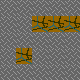

A level layout from a 2D game, rendered from its tile map. Below: a short description, then the map file with its tile-grid data intact:
An orthogonal 5x5 tile map with 16x16 px tiles, 1 tile layer (Tile Layer 1), 2 tilesets and 3 objects.

<map version="1.10" tiledversion="1.10.2" orientation="orthogonal" renderorder="right-down" width="5" height="5" tilewidth="16" tileheight="16" infinite="0" nextlayerid="3" nextobjectid="4">
 <tileset firstgid="1" source="../../../../tools/soko/templateTiledProject/tilesheet.tsx" />
 <tileset firstgid="65" source="../../../../tools/soko/templateTiledProject/soko_entities.tsx" />
 <layer id="1" name="Tile Layer 1" width="5" height="5">
  <data encoding="csv">
2,2,2,2,2,
2,2,1,1,1,
2,2,2,2,2,
2,1,2,2,2,
2,2,2,2,2
</data>
 </layer>
 <objectgroup id="2" name="entities">
  <object id="1" gid="65" x="64" y="16" width="16" height="16">
   <properties>
    <property name="gamemode" value="SOKO_EULER" />
   </properties>
  </object>
  <object id="2" gid="66" x="32" y="64" width="16" height="16" />
  <object id="3" gid="66" x="16" y="32" width="16" height="16" />
 </objectgroup>
</map>
